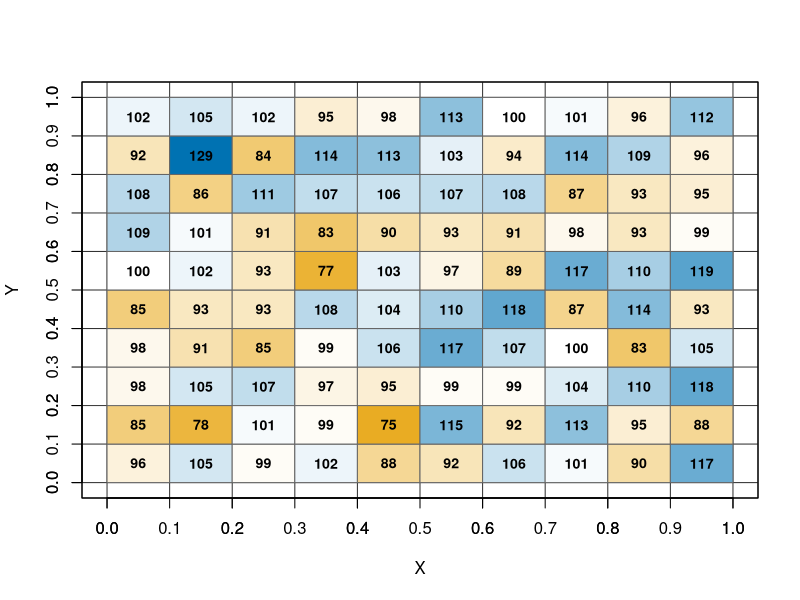
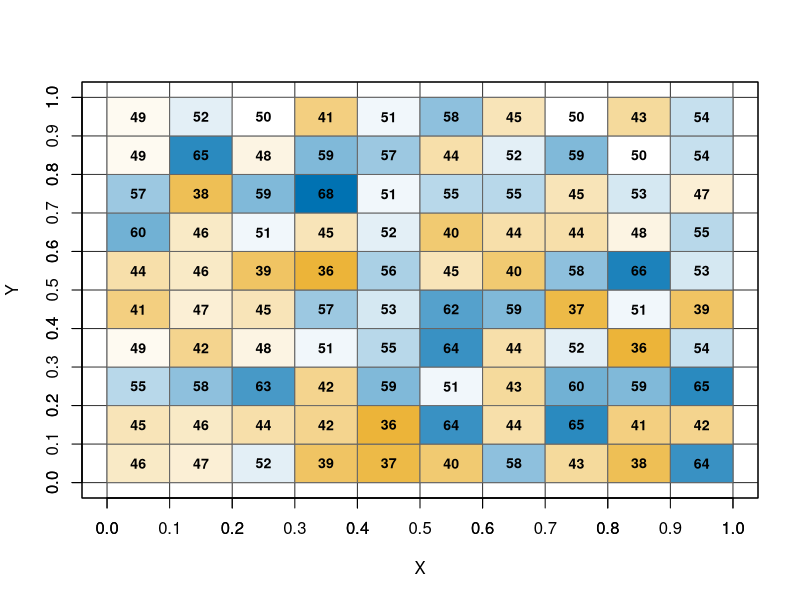

The R script that drew these images, in order:
gen <- function(x.0 = 2, A = 103, B = 17,m = 10, inter = 5){
  
  u.0 <- x.0/m
  x.vet <- numeric(inter)
  u.vet <- numeric(inter)
  x = x.0
  x.vet[1] <- x.0
  u.vet[1] <- u.0
  
  for(i in 1:inter){
    xn <- (A*x + B)%%m
    un <- xn/m
    
    x.vet[i] <- xn # arrumar outro jeito
    u.vet[i] <- un # arrumar outro jeito
    
    x = xn
    
  }
  return(list("u" = u.vet,
              "x" = x.vet))
}
set.seed(666)

g1 <- gen(x.0 = 2, A =65539, B = 0, m = 2E31, inter = 1E4)

g2 <- gen(x.0 = 2, A =1664525, B = 1013904223, m = 2E32, inter = 1E4)

g3 <- runif(1E4)



set.seed(666)
vetor <- runif(2E4)

plot_grid <- function(vetor){
  if (length(vetor) %% 2 != 0) stop("O vetor deve ter comprimento par.")
  
  n <- length(vetor) / 2 
  impar <- (1:n)*2 - 1
  par   <- (1:n)*2
  
  X <- vetor[impar]
  Y <- vetor[par]
  
  cutX <- cut(x = X, breaks = (0:10)/10, include.lowest = TRUE)
  cutY <- cut(x = Y, breaks = (0:10)/10, include.lowest = TRUE)
  
  tabela <- table(cutX, cutY)
  esperado <- n / 100
  max_dist <- max(abs(tabela - esperado))
  
  #divide as cores de acordo com a média.
  get_cor <- function(freq, max_dist){
    if(freq == esperado){
      return("white")
    } else if(freq < esperado){
      prop <- (esperado - freq) / max_dist
      rgb <- grDevices::colorRamp(c("white", "#E69F00"))(prop)
    } else {
      prop <- (freq - esperado) / max_dist
      rgb <- grDevices::colorRamp(c("white", "#0072B2"))(prop)
    }
    grDevices::rgb(rgb[1]/255, rgb[2]/255, rgb[3]/255)
  }
  

  plot(X, Y, pch = ".", col = "white", xlab = "X", ylab = "Y", xlim = c(0,1), ylim = c(0,1))
  abline(h = (0:10)/10, v = (0:10)/10, col = "gray20")
  axis(1, at = (0:10)/10)
  axis(2, at = (0:10)/10)
  box()
  
  for (i in 0:9){
    for (j in 0:9){
      freq <- tabela[i + 1, j + 1]
      cor <- get_cor(freq, max_dist)
      
      rect(xleft = i/10, ybottom = j/10, xright = (i+1)/10, ytop = (j+1)/10,
           col = cor, border = "gray40")
      
      text(x = i/10 + 0.05, y = j/10 + 0.05, labels = freq, cex = 0.85, font = 2)
    }
  }
}
plot_grid(vetor)
plot_grid(g3)
